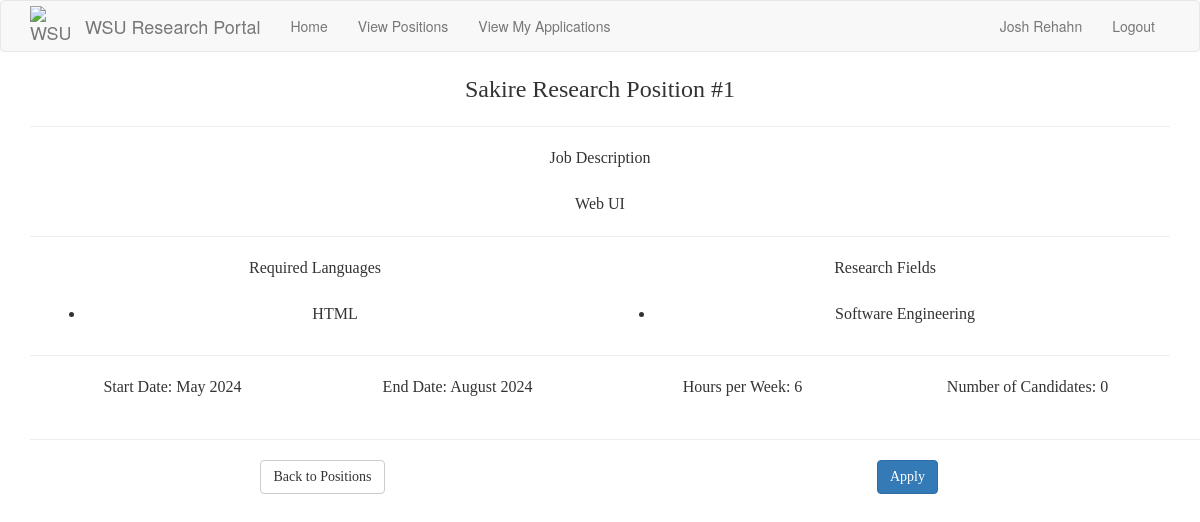
/positions/1 (signed in), run on the app's committed database.
### src/Model/models.py (models this page shows, shortened)
class User(db.Model, UserMixin):
    __tablename__ = 'user'
    id = db.Column(db.Integer, primary_key=True)
    password_hash = db.Column(db.String(128))
    firstname = db.Column(db.String(100))
    lastname = db.Column(db.String(100))
    email = db.Column(db.String(120),unique = True, index = True)
    phone = db.Column(db.String(11),unique = True)
    user_type = db.Column(db.String(50))
    __mapper_args__ = {
        'polymorphic_identity': 'User',
        'polymorphic_on': user_type
    }

class Position(db.Model):
    id = db.Column(db.Integer, primary_key=True)
    title = db.Column(db.String(32), unique=True)
    description = db.Column(db.String(256))
    accepting_applications = db.Column(db.Boolean)
    start_date = db.Column(db.String(256))
    end_date = db.Column(db.String(256))
    work_load = db.Column(db.Integer) # Time commitment.
    languages = db.relationship(
        'Language',
        secondary = positionLanguages,
        primaryjoin = (positionLanguages.c.position_id == id),
        lazy='dynamic',
        overlaps='languages'
    )
    research_fields = db.relationship(
        'Interest',
        secondary=positionInterests,
        primaryjoin=(positionInterests.c.position_id == id),
        lazy='dynamic',
        overlaps='interests'
    )
    candidates = db.Column(db.Integer) # Stores the ID's of the current candidates for the position.
    applications = db.relationship('Application', backref='position') # A position has multiple applications associated to it.
    professor_id = db.Column(db.Integer, db.ForeignKey('professor.id')) # Every position has one professor associated to it.

class Language(db.Model):
    id = db.Column(db.Integer, primary_key=True)
    name = db.Column(db.String(12))
    studentLanguages = db.relationship(
        'Student',
        secondary=studentLanguages,
        primaryjoin=(studentLanguages.c.language_id == id),
        lazy='dynamic',
        overlaps='languages'
    )
    positionLanguages = db.relationship(
        'Position',
        secondary = positionLanguages,
        primaryjoin = (positionLanguages.c.language_id == id),
        lazy = 'dynamic',
        overlaps='languages'
    )

class Interest(db.Model):
    id = db.Column(db.Integer, primary_key=True)
    name = db.Column(db.String(100))
    studentInterests = db.relationship(
        'Student',
        secondary=studentInterests,
        primaryjoin=(studentInterests.c.interest_id == id),
        lazy='dynamic',
        overlaps='interests'
    )
    positionInterests = db.relationship(
        'Position',
        secondary = positionInterests,
        primaryjoin = (positionInterests.c.interest_id == id),
        lazy = 'dynamic',
        overlaps = 'interests'
    )

### src/Controller/position_routes.py (the view)
@routes.route("/positions/<position_id>")
def positions_by_id(position_id):
    position = Position.query.filter_by(id=position_id).first()
    if position is None:
        return render_template("errors/404.html"), 404
    if (current_user.user_type != "Student") and (current_user.id != position.professor_id):
        return render_template("errors/403.html"), 403
    return render_template("Position Pages/position_page.html", position=position)

### app.py (called while the page is built)
@app.context_processor
def inject_request():
    return dict(request=request)

@app.before_request
def initBD(*args, **kwargs):
    if app.got_first_request:
        db.create_all()
        if Language.query.count() == 0:
            languages = ['Java','C', 'Python', 'C++', 'JavaScript', 'HTML', 'CSS']
            for t in languages:
                db.session.add(Language(name=t))
        db.session.commit()
        if Interest.query.count() == 0:
            interests = ['Software Engineering', 'Artificial intelligence', 'Cyber Security', 'Machine Learning', 'Computer Architecture', 'Data Science']
            for t in interests:
                db.session.add(Interest(name=t))
        db.session.commit()

### src/Model/models.py (called while the page is built)
@login.user_loader
def load_user(id):
    return User.query.get(int(id))

### src/View/templates/Position Pages/position_page.html (shortened to what this page needs)
{% extends "base.html" %}
{% block app_content %}
<link rel="stylesheet" href="{{ url_for('static', filename='classes.css') }}">
<div class="container-fluid">
    <div class="row">
        <div class="col-md-12 title-text">
            {{ position.title }}
        </div>
    </div>
    <div class="row">
        <hr>
        <div class="col-md-12 description-text">
            Job Description <br><br>
            {{ position.description }}
        </div>
    </div>
    <div class="row">
        <hr>
        <div class="col-md-6 description-text">
            Required Languages<br><br>
            <ul>
                {% for language in position.languages %}
                    <li>{{ language.name }}</li>
                {% endfor %}
            </ul>
        </div>
        <div class="col-md-6 description-text">
            Research Fields <br> <br>
            <ul>
                {% for research_field in position.research_fields %}
                    <li>{{ research_field.name }}</li>
                {% endfor %}
            </ul>
        </div>
    </div>
    <div class="row">
        <hr>
        <div class = "col-md-3 description-text">
            Start Date: {{position.start_date}}
        </div>
        <div class = "col-md-3 description-text">
            End Date: {{position.end_date}}
        </div>
        <div class = "col-md-3 description-text">
            Hours per Week: {{position.work_load}}
        </div>
        <div class = "col-md-3 description-text">
            Number of Candidates: {{position.candidates}}
        </div>
    </div>
</div>
<br>
<div class="container">
    <div class="row">
        <hr>
        <div class="col-md-6 description-text">
            <a href="{{ url_for('positions.positions') }}" class="btn btn-default text-center">Back to Positions</a>
        </div>
        {% if position.accepting_applications %}
            {% if current_user.user_type == "Student" %}
            <div class="col-md-6 description-text">
                <a href="{{ url_for('positions.positions_by_id_apply', position_id=position.id) }}" class="btn btn-primary text-center">Apply</a>
            </div>
            {% elif current_user.user_type == "Professor"%}
            <div class="cold-md-6 description-text">
                <a href="{{ url_for('positions.positions_by_id_applicants', position_id=position.id) }}" class="btn btn-primary text-center">View Applicants</a>
            </div>
            {% endif %}
        {% endif %}
    </div>
</div>
{% endblock %}

### src/View/templates/_navbar.html (shortened to what this page needs)
{% block navbar %}
    <nav class="navbar navbar-default">
        <div class="container">
            <div class="navbar-header">
                <a class="navbar-brand" href="{{ url_for('routes.index') }}" style="display: flex; align-items: center;">
                    <img src="{{ url_for('static', filename='wsu-logo.png') }}" alt="WSU Cougarhead" style="width: 40px; height: 40px">
                    <span style="margin-left: 15px;">WSU Research Portal</span>
                </a>
            </div>
            <div class="collapse navbar-collapse" id="bs-example-navbar-collapse-1">
                <ul class="nav navbar-nav">
                        <li {% if request.path == url_for('routes.index') %}class="active"{% endif %}>
                            <a href="{{ url_for('routes.index') }}">Home</a>
                        </li>
                    {% if current_user.user_type == "Professor" %}
                        <li {% if request.path == url_for('positions.positions') %}class="active"{% endif %}>
                            <a href="{{ url_for('positions.positions') }}">View My Positions</a>
                        </li>
                        <li {% if request.path == url_for('positions.create_position') %}class="active"{% endif %}>
                            <a href="{{ url_for('positions.create_position') }}">Create Position</a>
                        </li>
                    {% elif current_user.user_type == "Student" %}
                        <li {% if request.path == url_for('positions.positions') %}class="active"{% endif %}>
                            <a href="{{ url_for('positions.positions') }}">View Positions</a>
                        </li>
                        <li {% if request.path == url_for('routes.my_applications') %}class="active"{% endif %}>
                            <a href="{{ url_for('routes.my_applications') }}">View My Applications</a>
                        </li>
                    {% endif %}
                </ul>
                <ul class="nav navbar-nav navbar-right">
                    {% if current_user.is_anonymous %}
                    <li><a href="{{ url_for('auth.login') }}">Login</a></li>
                    {% else %}
                    <li><a href="{{ url_for('routes.index') }}">{{ current_user.firstname }} {{ current_user.lastname }}</a></li>
                    <li><a href="{{ url_for('auth.logout') }}">Logout</a></li>
                    {% endif %}
                </ul>
            </div>
        </div>
    </nav>
{% endblock %}

### src/View/static/classes.css (style rules this page uses)
.title-text { text-align: center; font-size: 24px; font-family: Tahoma; text-align: center; }
.description-text { font-size: 16px; font-family: Tahoma; text-align: center; }

### data on the page
User: firstname "Josh", lastname "Rehahn"
Position: title "Sakire Research Position #1", description "Web UI", start_date "May 2024", end_date "August 2024", work_load "6", candidates "0"
Language: name "HTML"
Interest: name "Software Engineering"
